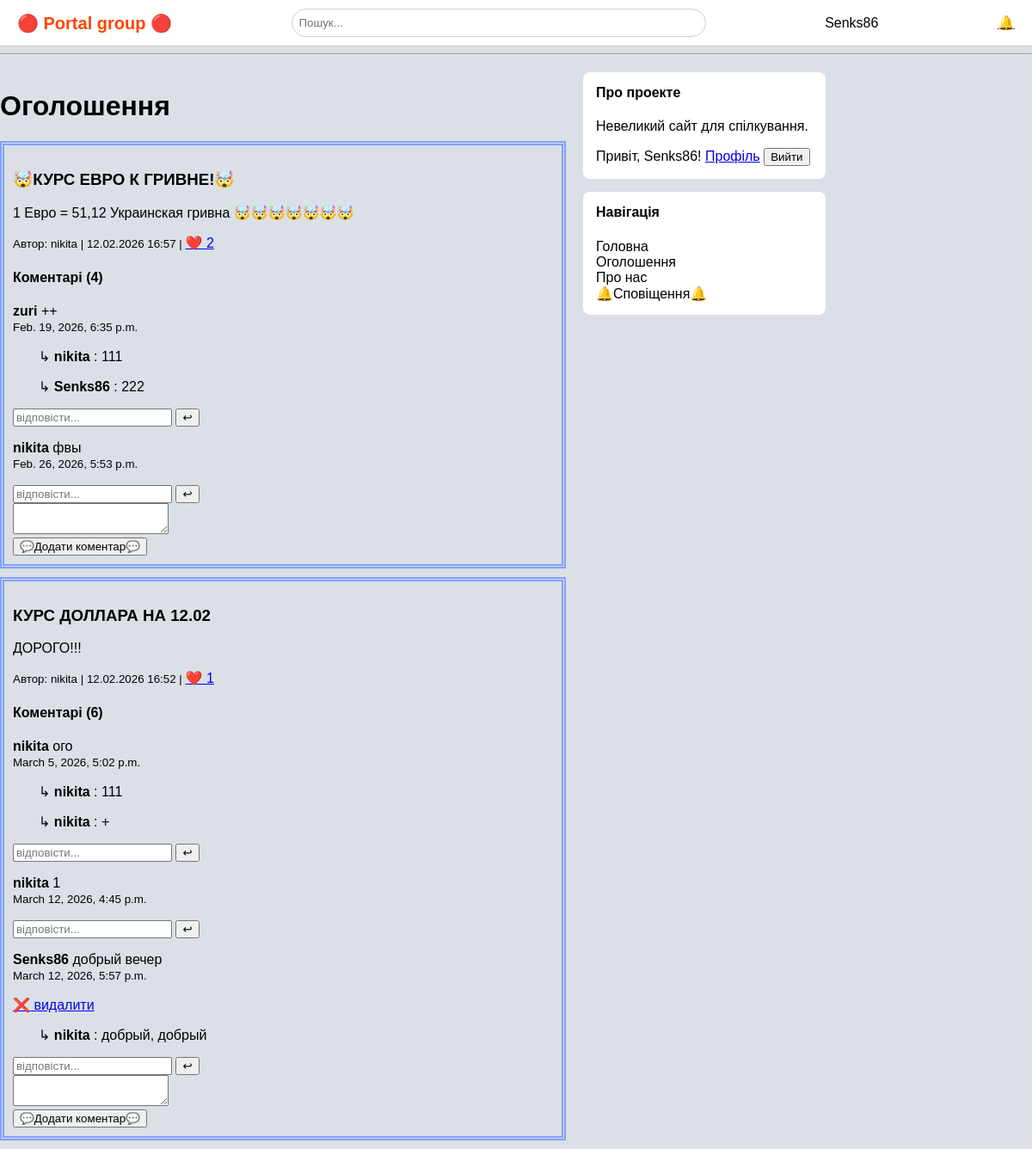
The page /ads/ (signed in) on the database its author committed.
### apps/ads/models.py (models this page shows, shortened)
class Advertisement(models.Model):
    title = models.CharField(max_length=200)
    description = models.TextField()
    author = models.ForeignKey(User, on_delete=models.CASCADE, related_name='advertisement')
    created_at = models.DateTimeField(auto_now_add=True)
    is_active = models.BooleanField(default=True)

class Comment(models.Model):
    ad = models.ForeignKey(Advertisement, related_name="comments", on_delete=models.CASCADE)
    author = models.ForeignKey(User, on_delete=models.CASCADE)
    text = models.TextField()
    parent = models.ForeignKey('self', null=True, blank=True, related_name='replies', on_delete=models.CASCADE)
    created_at = models.DateTimeField(auto_now_add=True)

### apps/ads/views.py (the view)
# urls.py: path('', ads_list, name='list'),
def ads_list(request):
    ads = Advertisement.objects.filter(is_active=True).order_by('-created_at')
    can_add = False
    if request.user.is_authenticated:
        can_add = (
            request.user.is_superuser or
            request.user.groups.filter(name__in=['Moderator', 'Admin']).exists())
    return render(request, 'ads/ads_list.html', {'ads': ads, 'can_add': can_add})

### templates/ads/ads_list.html (shortened to what this page needs)
{%extends 'base.html'%}
{%block content%}
<div class="layout">
<div class="posts">
<h1>Оголошення</h1>
    {% for ad in ads %}
    <div style="border: 5px double rgb(129, 161, 255); padding: 10px; margin-bottom: 10px;">
        <h3>{{ ad.title }}</h3>
        <p>{{ ad.description }}</p>
        <small>
            Автор: {{ ad.author.username }} |
            {{ ad.created_at|date:"d.m.Y H:i" }} |
        </small>
            {% if user.is_authenticated %}
            <a href="{%url 'ads:toggle_like' ad.id%}">
                ❤️ {{ ad.likes.count }}
            </a>
            {%else%}
                ❤️ {{ ad.likes.count }}
            <small>(Увійдіть, щоб лайкати)</small>
        {% endif %}
        <h4>Коментарі ({{ ad.comments.count }})</h4>
        {% for comment in ad.comments.all %}
        {% if not comment.parent %}
        <p>
            <strong>
                {{ comment.author.username }}
            </strong>
            {{ comment.text }}
            <br>
            <small>
                {{ comment.created_at}}
            </small>
        </p>
        {% if comment.author == user %}
        <a href="{%url 'ads:delete_comment' comment.id%}">❌ видалити</a>
        {% endif %}
        {% for reply in comment.replies.all %}
        <p style="margin-left: 30px">
            ↳
            <strong>
                {{ reply.author }}
            </strong>: {{ reply.text }}
        </p>
        {%endfor%}
        {% if user.is_authenticated %}
        <form action="{%url 'ads:reply_comment' comment.id%}" method="post">
            <input type="text" name="text" placeholder="відповісти..." required>
            <button type="submit">↩</button>
        </form>
        {% endif %}
        {% endif %}
        {% empty %}
        <p>Поки немає коментарів</p>
        {%endfor%}
        {% if user.is_authenticated %}
        <form action="{%url 'ads:comment' ad.id%}" method="post">
            <textarea name="text" rows="2" required></textarea>
            <br>
            <button type="submit">💬Додати коментар💬</button>
        </form>
        {% endif %}
    </div>
    {% empty %}
    <div>Поки немає оголошень.</div>
    {% endfor %}
    </div>
    {% include "sidebar.html" %}
    </div>
{%endblock%}

### templates/base.html (shortened to what this page needs)
{% load static %}
<!doctype html>
<html lang="uk">
<head>
  <link rel="stylesheet" href="{% static 'css/style.css' %}">
</head>
<body>
  <header class="header">
    <div class="logo">🔴 Portal group 🔴</div>
    <input type="text" placeholder="Пошук..." class="search">
    <div class="profile">
        {% if user.is_authenticated %}
            {{ user.username }}
        {% else %}
            <a href="/login/">Войти</a>
        {% endif %}
    </div>
      <a href="/notifications/">🔔</a>
  </header>
  <hr>
  <main>
    {% block content %}{% endblock %}
  </main>
</body>
</html>

### templates/sidebar.html (shortened to what this page needs)
<div class="sidebar">
    <div class="sidebar-box">
        <h4>Про проекте</h4>
        <p>Невеликий сайт для спілкування.</p>
        <div class="sidebar-buttons">
              <nav>
                {% if user.is_authenticated %}
                  <span>Привіт, {{ user.username }}!</span>
                  <a href="{% url 'profile' %}">Профіль</a>
                  <form method="post" action="{% url 'logout' %}" style="display:inline;">
                    <button type="submit">Вийти</button>
                  </form>
                {% else %}
                  <a href="{% url 'login' %}">Увійти</a>
                  <a href="{% url 'signup' %}">Реєстрація</a>
                {% endif %}
              </nav>
        </div>
    </div>
    <div class="sidebar-box">
        <h4>Навігація</h4>
        <a href="/" class="nav-link">Головна</a><br>
        <a href="/ads/" class="nav-link">Оголошення</a><br>
        <a href="/about/" class="nav-link">Про нас</a><br>
        <a href="/notifications/" class="nav-link">🔔Сповіщення🔔</a>
    </div>
</div>

### static/css/style.css (style rules this page uses)
body { margin: 0; font-family: Arial, sans-serif; background-color: #dae0e6; }
.header { background-color: #ffffff; display: flex; align-items: center; justify-content: space-between; padding: 10px 20px; border-bottom: 1px solid #ccc; }
.logo { font-size: 20px; font-weight: bold; color: #ff4500; }
.search { width: 40%; padding: 8px; border-radius: 20px; border: 1px solid #ccc; }
.layout { display: flex; width: 80%; margin-top: 20px; }
.posts { width: 70%; }
.sidebar { width: 30%; margin-left: 20px; }
.sidebar-box { background: white; padding: 15px; margin-bottom: 15px; border-radius: 8px; }
.sidebar-box h4 { margin-top: 0; }
.sidebar-buttons { display: flex; flex-direction: column; gap: 8px; margin-top: 10px; }
.nav-link { text-decoration: none; color: black; }

### rows shown on the page
Advertisement: title "🤯КУРС ЕВРО К ГРИВНЕ!🤯", description "1 Евро = 51,12 Украинская гривна 🤯🤯🤯🤯🤯🤯🤯", author.username "nikita", created_at "12.02.2026 16:57", likes.count "2", comments.count "4"
Comment: author.username "zuri", text "++", created_at "Feb. 19, 2026, 6:35 p.m."
Comment: author "nikita", text "111"
Comment: author "Senks86", text "222"
Comment: author.username "nikita", text "фвы", created_at "Feb. 26, 2026, 5:53 p.m."
Advertisement: title "КУРС ДОЛЛАРА НА 12.02", description "ДОРОГО!!!", author.username "nikita", created_at "12.02.2026 16:52", likes.count "1", comments.count "6"
Comment: author.username "nikita", text "ого", created_at "March 5, 2026, 5:02 p.m."
Comment: author "nikita", text "111"
Comment: author "nikita", text "+"
Comment: author.username "nikita", text "1", created_at "March 12, 2026, 4:45 p.m."
Comment: author.username "Senks86", text "добрый вечер", created_at "March 12, 2026, 5:57 p.m.", shows "❌ видалити"
Comment: author "nikita", text "добрый, добрый"

### other values the page prints
{{ user.username }} "Senks86"
